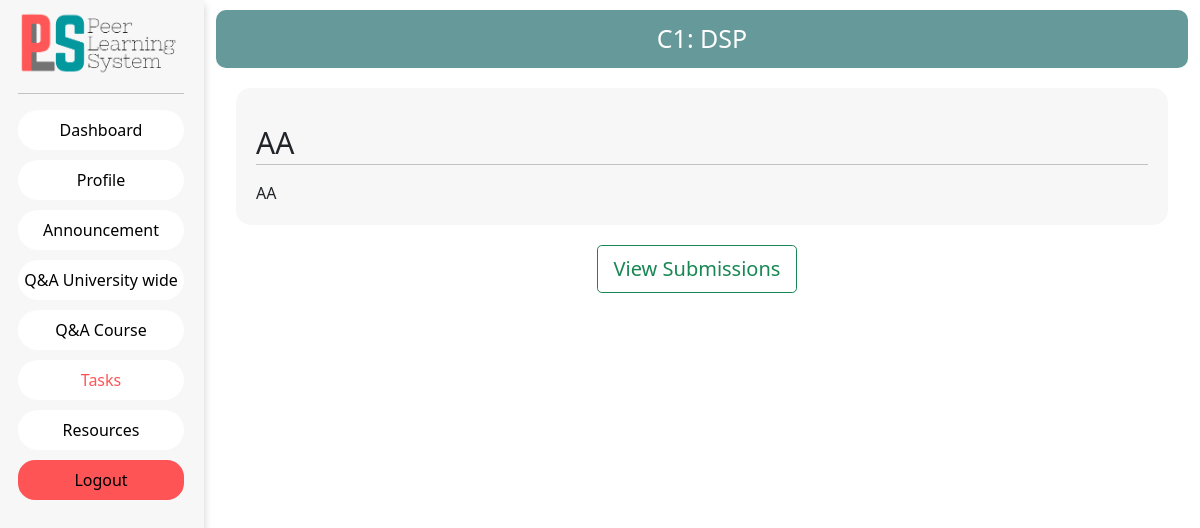
Page /user/dashboard/C1/tasks/viewtask/T1 on the committed database.
### guest/models.py (models this page shows)
class Course(models.Model):
    Id = models.CharField(max_length=6,primary_key = True)
    Name = models.CharField(max_length=100)
    Semester = models.IntegerField(max_length=2)
    Intake = models.IntegerField(max_length=4)
    School_Id = models.ForeignKey(School, on_delete=models.CASCADE)
    Programme_Id = models.ForeignKey(Programme, on_delete = models.CASCADE)
    Major_Id = models.ForeignKey(Major, on_delete=models.CASCADE)
    Discription = models.CharField(max_length=2000)

class Task(models.Model):
    Id = models.CharField(max_length=6, primary_key=True)
    Faculty_Id = models.ForeignKey(Faculty, on_delete=models.CASCADE)
    Course_Id = models.ForeignKey(Course , on_delete=models.CASCADE)
    Title = models.CharField(max_length=100)
    Content = models.CharField(max_length=2000)
    Deadline = models.DateTimeField(null=False)
    peer_mode = models.BooleanField(default=False)
    Added_date = models.DateTimeField(null=True,auto_now_add=True)

### faculty/views.py (the view)
# urls.py: path('dashboard/<slug:course_id>/tasks/viewtask/<slug:task_id>', views.ViewTask, name='ViewTask'),
def ViewTask(request,course_id,task_id):
    print("here")
    course=Course.objects.get(Id=course_id)
    task = Task.objects.get(Id=task_id)
    submissions = Submission.objects.filter(Task_Id=task)
    print(submissions)
    context={
        'course':course,
        'task':task,
        'submissions':submissions,
    }
    return render(request,'Individual_Task.html',context=context)

### faculty/templates/Individual_Task.html (shortened to what this page needs)
{% extends 'faculty/templates/start_base.html' %}
{% load static %}
{% block extra_css %}
<link rel="stylesheet" href="{% static 'css/individual_task.css' %}">
{% endblock extra_css %}
{% block nav_link %}
<li class="nav-item">
    <a class="nav-link qnacourse" href="{% url 'QNACourse' course.Id %}">Q&A Course</a>
</li>
<li class="nav-item">
    <a class="nav-link task" href="{% url 'tasks' course.Id %}">Tasks</a>
</li>
<li class="nav-item">
    <a class="nav-link resource" href="{% url 'resources' course.Id %}">Resources</a>
</li>
{% endblock nav_link %}
{% block body %}
<div class="tasks_con">
    <div class="course_name">
        {{ course.Id }}: {{ course.Name }}
    </div>
    <div class="task_text_con">
        <div class="task_txt">
            {{task.Title}}
        </div>
        <hr />
        <div class="task_desc">
            {{task.Content}}
        </div>
    </div>
    <div class="view_submission row-col-3">
        {% if request.session.faculty or task.peer_mode %}
        <span class="view_sub ">
            <a class="btn btn-outline-success btn-lg" id="Submission_btn" onclick="view_submission_click()">View
                Submissions
            </a>
        </span>
        {% endif %}
    </div>
</div>
{% endblock body %}

### faculty/static/css/sidebar_base.css (style rules this page uses)
body, html { margin: 0; padding: 0; }
.nav-item { background-color: white; border-radius: 30px; }
.nav-link { text-decoration: none; color: black; }
.nav-item { margin-bottom: 10px; }
.active { color: #ff5455; }

### faculty/static/css/individual_task.css (style rules this page uses)
.course_name { text-align: center; font-size: 25px; background: #669999; padding-top: 10px; padding-bottom: 10px; margin-top: 10px; color: white; border-radius: 10px; }
.task_txt, .task_add_txt { padding-top: 30px; font-size: 30px; line-height: 10px; }
.task_text_con { margin: 20px; background-color: #f7f7f7; padding:20px; border-radius: 15px; }
.view_submission { text-align: center; justify-content: center; display: flex; flex-direction: row; }
.view_submission > span { margin-right: 10px; }

### rows in the picture
Course: Id "C1", Name "DSP"
Task: Title "AA", Content "AA"
